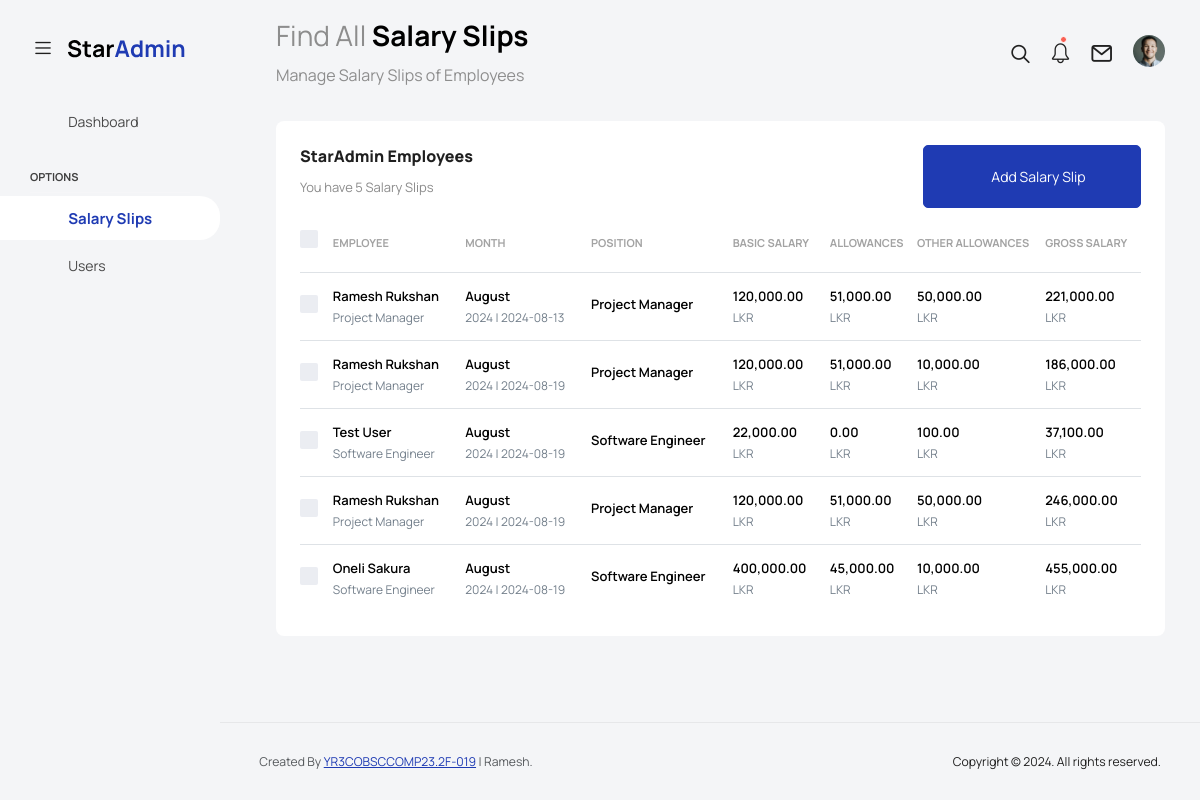
Screenshot of /salary_slips.php (signed in) with the database file from the repository.
### tables this page shows
CREATE TABLE `salary_slip` (
  `user_id` int(11) NOT NULL,
  `date_created` date NOT NULL,
  `ot` int(11) NOT NULL,
  `other` int(11) NOT NULL,
  `total` int(11) NOT NULL,
  `row_id` int(11) NOT NULL
);

CREATE TABLE `employees` (
  `user_id` int(11) NOT NULL,
  `first_name` varchar(50) NOT NULL,
  `last_name` varchar(50) NOT NULL,
  `gender` varchar(10) NOT NULL,
  `dob` date NOT NULL,
  `position` varchar(50) NOT NULL,
  `email` varchar(100) NOT NULL
);

CREATE TABLE `salaries` (
  `user_id` int(11) NOT NULL,
  `basic_salary` int(100) NOT NULL,
  `travel_all` int(100) NOT NULL,
  `meal_all` int(100) NOT NULL,
  `other_all` int(100) NOT NULL
);

### fetch_salary_slips.php (the view, shortened to what this page needs)
<?php
include('db_connection.php');
$query = "
    SELECT
        ss.user_id,
        e.first_name,
        e.last_name,
        e.position,
        ss.date_created,
        s.basic_salary,
        s.travel_all,
        s.meal_all,
        s.other_all,
        ss.other,
        ss.total
    FROM
        salary_slip ss
    JOIN
        employees e ON ss.user_id = e.user_id
    JOIN
        salaries s ON e.user_id = s.user_id
";
$result = $conn->query($query);
if ($result->num_rows > 0) {
    while ($row = $result->fetch_assoc()) {
        $created_date = new DateTime($row['date_created']);
        $month = $created_date->format('F');
        $year = $created_date->format('Y');
        $gross_salary = $row['total'];
        echo '<tr>';
        echo '  <td>';
        echo '      <div class="form-check form-check-flat mt-0">';
        echo '      </div>';
        echo '  </td>';
        echo '  <td>';
        echo '      <div class="d-flex">';
        echo '          <div>';
        echo '              <h6>' . htmlspecialchars($row['first_name']) . ' ' . htmlspecialchars($row['last_name']) . '</h6>';
        echo '              <p>' . htmlspecialchars($row['position']) . '</p>';
        echo '          </div>';
        echo '      </div>';
        echo '  </td>';
        echo '  <td>';
        echo '      <h6>' . $month . '</h6>';
        echo '      <p>' . $year . ' | ' . $row['date_created'] . '</p>';
        echo '  </td>';
        echo '  <td><h6>' . htmlspecialchars($row['position']) . '</h6></td>';
        echo '  <td>';
        echo '      <h6>' . number_format($row['basic_salary'], 2) . '</h6>';
        echo '      <p>LKR</p>';
        echo '  </td>';
        echo '  <td>';
        echo '      <h6>' . number_format($row['travel_all'] + $row['meal_all'] + $row['other_all'], 2) . '</h6>';
        echo '      <p>LKR</p>';
        echo '  </td>';
        echo '  <td>';
        echo '      <h6>' . number_format($row['other'], 2) . '</h6>';
        echo '      <p>LKR</p>';
        echo '  </td>';
        echo '  <td>';
        echo '      <h6>' . number_format($gross_salary, 2) . '</h6>';
        echo '      <p>LKR</p>';
        echo '  </td>';
        echo '</tr>';
    }
} else {
    echo '<tr><td colspan="8">No salary slips found</td></tr>';
}
?>

### salary_slips.php (shortened to what this page needs)
<!DOCTYPE html>
<?php
include('db_connection.php');
$ssls = $conn->prepare("SELECT * FROM salary_slip");
$ssls->execute();
$ssls_result = $ssls->get_result();
$ssl = $ssls_result->fetch_all(MYSQLI_ASSOC);
?>
<html lang="en">
  <head>
    <link rel="stylesheet" href="assets/vendors/feather/feather.css">
    <link rel="stylesheet" href="assets/vendors/mdi/css/materialdesignicons.min.css">
    <link rel="stylesheet" href="assets/vendors/ti-icons/css/themify-icons.css">
    <link rel="stylesheet" href="assets/vendors/font-awesome/css/font-awesome.min.css">
    <link rel="stylesheet" href="assets/vendors/typicons/typicons.css">
    <link rel="stylesheet" href="assets/vendors/simple-line-icons/css/simple-line-icons.css">
    <link rel="stylesheet" href="assets/vendors/css/vendor.bundle.base.css">
    <link rel="stylesheet" href="assets/vendors/bootstrap-datepicker/bootstrap-datepicker.min.css">
    <link rel="stylesheet" href="assets/vendors/datatables.net-bs4/dataTables.bootstrap4.css">
    <link rel="stylesheet" type="text/css" href="assets/js/select.dataTables.min.css">
    <link rel="stylesheet" href="assets/css/style.css">
  </head>
  <body class="with-welcome-text">
    <div class="container-scroller">
      <nav class="navbar default-layout col-lg-12 col-12 p-0 fixed-top d-flex align-items-top flex-row">
        <div class="text-center navbar-brand-wrapper d-flex align-items-center justify-content-start">
          <div class="me-3">
            <button class="navbar-toggler navbar-toggler align-self-center" type="button" data-bs-toggle="minimize">
              <span class="icon-menu"></span>
            </button>
          </div>
          <div>
            <a class="navbar-brand brand-logo" href="index.html">
              <img src="assets/images/logo.svg" alt="logo" />
            </a>
          </div>
        </div>
        <div class="navbar-menu-wrapper d-flex align-items-top">
          <ul class="navbar-nav">
            <li class="nav-item fw-semibold d-none d-lg-block ms-0">
              <h1 class="welcome-text">Find All <span class="text-black fw-bold">Salary Slips</span></h1>
              <h3 class="welcome-sub-text">Manage Salary Slips of Employees </h3>
            </li>
          </ul>
          <ul class="navbar-nav ms-auto">
            <li class="nav-item">
              <form class="search-form" action="#">
                <i class="icon-search"></i>
                <input type="search" class="form-control" placeholder="Search Here" title="Search here">
              </form>
            </li>
            <li class="nav-item dropdown">
              <a class="nav-link count-indicator" id="notificationDropdown" href="#" data-bs-toggle="dropdown">
                <i class="icon-bell"></i>
                <span class="count"></span>
              </a>
            </li>
            <li class="nav-item dropdown">
              <a class="nav-link count-indicator" id="countDropdown" href="#" data-bs-toggle="dropdown" aria-expanded="false">
                <i class="icon-mail icon-lg"></i>
              </a>
            </li>
            <li class="nav-item dropdown d-none d-lg-block user-dropdown">
              <a class="nav-link" id="UserDropdown" href="#" data-bs-toggle="dropdown" aria-expanded="false">
                <img class="img-xs rounded-circle" src="assets/images/faces/face8.jpg" alt="Profile image">
              </a>
            </li>
          </ul>
        </div>
      </nav>
      <div class="container-fluid page-body-wrapper">
        <nav class="sidebar sidebar-offcanvas" id="sidebar">
          <ul class="nav">
            <li class="nav-item">
              <a class="nav-link" href="admin_dashboard.php">
                <i class="mdi mdi-grid-large menu-icon"></i>
                <span class="menu-title">Dashboard</span>
              </a>
            </li>
            <li class="nav-item nav-category">Options</li>
            <li class="nav-item">
              <a class="nav-link" href="salary_slips.php">
                <i class="menu-icon mdi mdi-file-document"></i>
                <span class="menu-title">Salary Slips</span>
              </a>
            </li>
            <li class="nav-item">
              <a class="nav-link" href="users.php">
                <i class="menu-icon mdi mdi-account-circle-outline"></i>
                <span class="menu-title">Users</span>
              </a>
            </li>
          </ul>
        </nav>
        <div class="main-panel">
          <div class="content-wrapper">
            <div class="row">
              <div class="col-sm-12">
                <div class="col-12 grid-margin stretch-card">
                  <div class="card card-rounded">
                    <div class="card-body">
                      <div class="d-sm-flex justify-content-between align-items-start">
                        <div>
                          <h4 class="card-title card-title-dash">StarAdmin Employees</h4>
                          <p class="card-subtitle card-subtitle-dash">You have <?php echo count($ssl); ?> Salary Slips</p>
                        </div>
                        <div>
                          <a href="calculate.php" style="color:white;"><button class="btn btn-primary btn-lg text-white mb-0 me-0" type="button"><i class="mdi mdi-account-plus"></i>Add Salary Slip</button></a>
                        </div>
                      </div>
                      <div class="table-responsive  mt-1">
                        <table class="table select-table">
                          <thead>
                            <tr>
                              <th>
                                <div class="form-check form-check-flat mt-0">
                                </div>
                              </th>
                              <th>Employee</th>
                              <th>Month</th>
                              <th>Position</th>
                              <th>Basic Salary</th>
                              <th>Allowances</th>
                              <th>Other Allowances</th>
                              <th>Gross Salary</th>
                            </tr>
                          </thead>
                          <tbody>
                          <?php
                          include('fetch_salary_slips.php');
                          ?>
                          </tbody>
                        </table>
                      </div>
                    </div>
                  </div>
                </div>
              </div>
            </div>
          </div>
          <footer class="footer">
            <div class="d-sm-flex justify-content-center justify-content-sm-between">
              <span class="text-muted text-center text-sm-left d-block d-sm-inline-block">Created By <a href="https://github.com/RameshRukshan" target="_blank">YR3COBSCCOMP23.2F-019</a> | Ramesh.</span>
              <span class="float-none float-sm-end d-block mt-1 mt-sm-0 text-center">Copyright © 2024. All rights reserved.</span>
            </div>
          </footer>
        </div>
      </div>
    </div>
  </body>
</html>

### rows the page displays
salary_slip: employees.first_name "Ramesh", employees.last_name "Rukshan", employees.position "Project Manager", date_created "August", date_created "2024", date_created "2024-08-13", salaries.basic_salary "120,000.00", salaries.travel_all+meal_all+other_all "51,000.00", other "50,000.00", total "221,000.00"
salary_slip: employees.first_name "Ramesh", employees.last_name "Rukshan", employees.position "Project Manager", date_created "August", date_created "2024", date_created "2024-08-19", salaries.basic_salary "120,000.00", salaries.travel_all+meal_all+other_all "51,000.00", other "10,000.00", total "186,000.00"
salary_slip: employees.first_name "Test", employees.last_name "User", employees.position "Software Engineer", date_created "August", date_created "2024", date_created "2024-08-19", salaries.basic_salary "22,000.00", salaries.travel_all+meal_all+other_all "0.00", other "100.00", total "37,100.00"
salary_slip: employees.first_name "Ramesh", employees.last_name "Rukshan", employees.position "Project Manager", date_created "August", date_created "2024", date_created "2024-08-19", salaries.basic_salary "120,000.00", salaries.travel_all+meal_all+other_all "51,000.00", other "50,000.00", total "246,000.00"
salary_slip: employees.first_name "Oneli", employees.last_name "Sakura", employees.position "Software Engineer", date_created "August", date_created "2024", date_created "2024-08-19", salaries.basic_salary "400,000.00", salaries.travel_all+meal_all+other_all "45,000.00", other "10,000.00", total "455,000.00"

### other values shown
count($ssl) "5"
